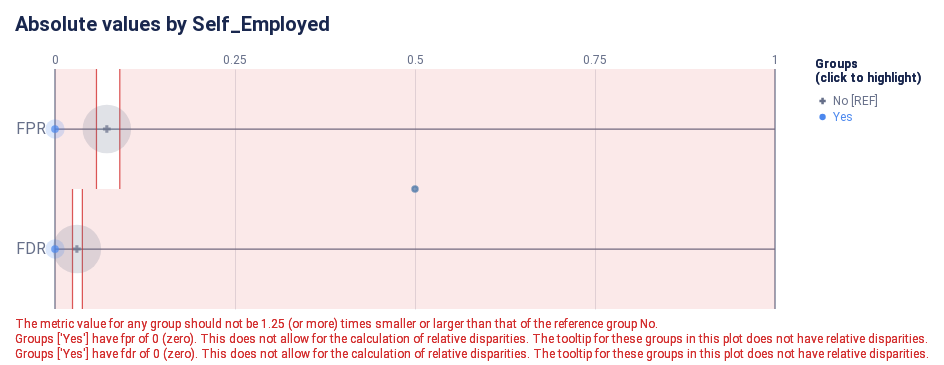

The code cell stored with this chart in its notebook:
### Code cell
ap.absolute(bdf, metrics, 'Self_Employed', fairness_threshold = disparity_tolerance)

### Figure 1 — Vega-Lite specification as saved in the notebook (floating-point values rounded to 4 significant figures)
{"config": {"view": {"continuousWidth": 300, "continuousHeight": 300, "strokeWidth": 0}, "axisLeft": {"labelColor": "rgb(102, 111, 137)", "labelFont": "Roboto, Arial, sans-serif", "labelFontSize": 16}, "title": {"anchor": "start", "color": "rgb(25, 39, 78)", "font": "Roboto, Arial, sans-serif", "fontSize": 20, "fontWeight": "bold"}}, "layer": [{"data": {"name": "data-22e37ecfbb523156dad3ffdb726c704c"}, "mark": {"type": "rule", "stroke": "rgb(102, 111, 137)", "strokeWidth": 1.25, "tooltip": null}, "encoding": {"x": {"field": "start", "scale": {"domain": [0, 1], "range": [40.0, 760.0]}, "type": "quantitative"}, "x2": {"field": "end"}, "y": {"axis": {"domain": false, "labelAngle": 0, "labelPadding": -30, "orient": "left", "ticks": false, "title": null}, "field": "y_position", "scale": {"domain": ["FPR", "FDR"], "range": [30.0, 270.0]}, "type": "nominal"}}}, {"data": {"name": "data-6cfe259518f6c7b358d8f836a73e6b7f"}, "mark": {"type": "rule", "stroke": "rgb(102, 111, 137)", "strokeWidth": 1.25, "tooltip": null}, "encoding": {"x": {"field": "x_position", "scale": {"domain": [0, 1], "range": [40.0, 760.0]}, "type": "quantitative"}, "y": {"value": 30.0}, "y2": {"value": 270.0}}}, {"data": {"name": "data-60ed1133fa688d151d36705a369482e0"}, "mark": {"type": "text", "align": "center", "color": "rgb(102, 111, 137)", "font": "Roboto, Arial, sans-serif", "fontSize": 12, "fontWeight": "normal", "tooltip": null}, "encoding": {"text": {"field": "value", "type": "nominal"}, "x": {"field": "value", "scale": {"domain": [0, 1], "range": [40.0, 760.0]}, "type": "quantitative"}, "y": {"value": 21.0}}}, {"layer": [{"mark": {"type": "rect", "opacity": 0.8, "stroke": "rgb(211, 47, 47)", "strokeWidth": 1.25, "tooltip": null}, "encoding": {"x": {"field": "lower_threshold_value", "scale": {"domain": [0, 1], "range": [40.0, 760.0]}, "type": "quantitative"}, "x2": {"field": "lower_threshold_value"}, "y": {"axis": {"domain": false, "grid": false, "labels": false, "ticks": false, "title": null}, "field": "metric", "scale": {"domain": ["FPR", "FDR"], "range": [30.0, 270.0]}, "type": "nominal"}}}, {"mark": {"type": "rect", "opacity": 0.8, "stroke": "rgb(211, 47, 47)", "strokeWidth": 1.25, "tooltip": null}, "encoding": {"x": {"field": "upper_threshold_value", "scale": {"domain": [0, 1], "range": [40.0, 760.0]}, "type": "quantitative"}, "x2": {"field": "upper_threshold_value"}, "y": {"axis": {"domain": false, "grid": false, "labels": false, "ticks": false, "title": null}, "field": "metric", "scale": {"domain": ["FPR", "FDR"], "range": [30.0, 270.0]}, "type": "nominal"}}}, {"layer": [{"mark": {"type": "rect", "fill": "rgb(211, 47, 47)", "opacity": 0.1, "tooltip": null}, "encoding": {"x": {"field": "lower_threshold_value", "scale": {"domain": [0, 1], "range": [40.0, 760.0]}, "type": "quantitative"}, "x2": {"field": "lower_end"}, "y": {"axis": {"domain": false, "grid": false, "labels": false, "ticks": false, "title": null}, "field": "metric", "scale": {"domain": ["FPR", "FDR"], "range": [30.0, 270.0]}, "type": "nominal"}}}, {"mark": {"type": "rect", "fill": "rgb(211, 47, 47)", "opacity": 0.1, "tooltip": null}, "encoding": {"x": {"field": "upper_threshold_value", "scale": {"domain": [0, 1], "range": [40.0, 760.0]}, "type": "quantitative"}, "x2": {"field": "upper_end"}, "y": {"axis": {"domain": false, "grid": false, "labels": false, "ticks": false, "title": null}, "field": "metric", "scale": {"domain": ["FPR", "FDR"], "range": [30.0, 270.0]}, "type": "nominal"}}}]}, {"layer": [{"mark": {"type": "text", "align": "left", "baseline": "top", "fill": "rgb(211, 47, 47)", "font": "Roboto, Arial, sans-serif", "fontSize": 12, "fontWeight": "normal"}, "encoding": {"text": {"value": "Groups ['Yes'] have fpr of 0 (zero). This does not allow for the calculation of relative disparities. The tooltip for these groups in this plot does not have relative disparities."}, "x": {"value": 0}, "y": {"value": 295.0}}}, {"mark": {"type": "text", "align": "left", "baseline": "top", "fill": "rgb(211, 47, 47)", "font": "Roboto, Arial, sans-serif", "fontSize": 12, "fontWeight": "normal"}, "encoding": {"text": {"value": "Groups ['Yes'] have fdr of 0 (zero). This does not allow for the calculation of relative disparities. The tooltip for these groups in this plot does not have relative disparities."}, "x": {"value": 0}, "y": {"value": 310.0}}}, {"mark": {"type": "text", "align": "left", "baseline": "top", "fill": "rgb(211, 47, 47)", "font": "Roboto, Arial, sans-serif", "fontSize": 12, "fontWeight": "normal", "tooltip": null}, "encoding": {"text": {"value": "The metric value for any group should not be 1.25 (or more) times smaller or larger than that of the reference group No."}, "x": {"value": 0}, "y": {"value": 280.0}}}], "data": {"name": "data-79dd248bdaa0ea02c535240e8ad022c8"}}], "data": {"name": "data-cd7685bd3196b71eae95432a421dfc39"}}, {"layer": [{"data": {"name": "empty"}, "mark": {"type": "circle"}}, {"data": {"name": "data-d2e405cea81181cd6905feb0479d14bb"}, "mark": {"type": "circle", "cursor": "pointer", "opacity": 0.2}, "encoding": {"color": {"condition": {"param": "param_37", "empty": true, "field": "attribute_value", "legend": null, "scale": {"domain": ["No", "Yes"], "range": ["rgb(102, 111, 137)", "rgb(76, 136, 238)", "rgb(254, 97, 0)", "rgb(220, 38, 127)", "rgb(255, 176, 0)", "rgb(150, 95, 230)"]}, "type": "nominal"}, "value": "rgb(225, 226, 231)"}, "size": {"field": "group_size", "legend": null, "scale": {"domain": [0, 496.8], "range": [0, 2827.0]}, "type": "quantitative"}, "tooltip": [{"field": "attribute_value", "title": "Group", "type": "nominal"}, {"field": "tooltip_group_size", "title": "Group Size", "type": "nominal"}, {"field": "tooltip_disparity_explanation_fpr", "title": "Disparity", "type": "nominal"}, {"field": "fpr", "format": ".2f", "title": "FPR", "type": "quantitative"}], "x": {"axis": {"domain": false, "gridColor": "rgb(225, 226, 231)", "labels": false, "ticks": false, "title": null, "values": [0.25, 0.5, 0.75]}, "field": "fpr", "scale": {"domain": [0, 1], "range": [40.0, 760.0]}, "type": "quantitative"}, "y": {"axis": {"domain": false, "grid": false, "labels": false, "ticks": false, "title": null}, "field": "metric_variable", "scale": {"domain": ["FPR", "FDR"], "range": [30.0, 270.0]}, "type": "nominal"}}, "name": "view_38", "transform": [{"calculate": "'FPR'", "as": "metric_variable"}]}, {"data": {"name": "data-d2e405cea81181cd6905feb0479d14bb"}, "mark": {"type": "circle", "cursor": "pointer", "opacity": 0.2}, "encoding": {"color": {"condition": {"param": "param_37", "empty": true, "field": "attribute_value", "legend": null, "scale": {"domain": ["No", "Yes"], "range": ["rgb(102, 111, 137)", "rgb(76, 136, 238)", "rgb(254, 97, 0)", "rgb(220, 38, 127)", "rgb(255, 176, 0)", "rgb(150, 95, 230)"]}, "type": "nominal"}, "value": "rgb(225, 226, 231)"}, "size": {"field": "group_size", "legend": null, "scale": {"domain": [0, 496.8], "range": [0, 2827.0]}, "type": "quantitative"}, "tooltip": [{"field": "attribute_value", "title": "Group", "type": "nominal"}, {"field": "tooltip_group_size", "title": "Group Size", "type": "nominal"}, {"field": "tooltip_disparity_explanation_fdr", "title": "Disparity", "type": "nominal"}, {"field": "fdr", "format": ".2f", "title": "FDR", "type": "quantitative"}], "x": {"axis": {"domain": false, "gridColor": "rgb(225, 226, 231)", "labels": false, "ticks": false, "title": null, "values": [0.25, 0.5, 0.75]}, "field": "fdr", "scale": {"domain": [0, 1], "range": [40.0, 760.0]}, "type": "quantitative"}, "y": {"axis": {"domain": false, "grid": false, "labels": false, "ticks": false, "title": null}, "field": "metric_variable", "scale": {"domain": ["FPR", "FDR"], "range": [30.0, 270.0]}, "type": "nominal"}}, "name": "view_40", "transform": [{"calculate": "'FDR'", "as": "metric_variable"}]}, {"layer": [{"data": {"name": "empty"}, "mark": {"type": "point"}}, {"data": {"name": "data-d2e405cea81181cd6905feb0479d14bb"}, "mark": {"type": "point", "cursor": "pointer", "filled": true, "size": 60}, "encoding": {"color": {"condition": {"param": "param_37", "empty": true, "field": "attribute_value", "legend": null, "scale": {"domain": ["No", "Yes"], "range": ["rgb(102, 111, 137)", "rgb(76, 136, 238)", "rgb(254, 97, 0)", "rgb(220, 38, 127)", "rgb(255, 176, 0)", "rgb(150, 95, 230)"]}, "type": "nominal"}, "value": "rgb(225, 226, 231)"}, "shape": {"field": "attribute_value", "legend": null, "scale": {"domain": ["No", "Yes"], "range": ["cross", "circle"]}, "type": "nominal"}, "tooltip": [{"field": "attribute_value", "title": "Group", "type": "nominal"}, {"field": "tooltip_group_size", "title": "Group Size", "type": "nominal"}, {"field": "tooltip_disparity_explanation_fpr", "title": "Disparity", "type": "nominal"}, {"field": "fpr", "format": ".2f", "title": "FPR", "type": "quantitative"}], "x": {"axis": {"domain": false, "gridColor": "rgb(225, 226, 231)", "labels": false, "ticks": false, "title": null, "values": [0.25, 0.5, 0.75]}, "field": "fpr", "scale": {"domain": [0, 1], "range": [40.0, 760.0]}, "type": "quantitative"}, "y": {"axis": {"domain": false, "grid": false, "labels": false, "ticks": false, "title": null}, "field": "metric_variable", "scale": {"domain": ["FPR", "FDR"], "range": [30.0, 270.0]}, "type": "nominal"}}, "name": "view_37", "transform": [{"calculate": "'FPR'", "as": "metric_variable"}]}, {"data": {"name": "data-d2e405cea81181cd6905feb0479d14bb"}, "mark": {"type": "point", "cursor": "pointer", "filled": true, "size": 60}, "encoding": {"color": {"condition": {"param": "param_37", "empty": true, "field": "attribute_value", "legend": null, "scale": {"domain": ["No", "Yes"], "range": ["rgb(102, 111, 137)", "rgb(76, 136, 238)", "rgb(254, 97, 0)", "rgb(220, 38, 127)", "rgb(255, 176, 0)", "rgb(150, 95, 230)"]}, "type": "nominal"}, "value": "rgb(225, 226, 231)"}, "shape": {"field": "attribute_value", "legend": null, "scale": {"domain": ["No", "Yes"], "range": ["cross", "circle"]}, "type": "nominal"}, "tooltip": [{"field": "attribute_value", "title": "Group", "type": "nominal"}, {"field": "tooltip_group_size", "title": "Group Size", "type": "nominal"}, {"field": "tooltip_disparity_explanation_fdr", "title": "Disparity", "type": "nominal"}, {"field": "fdr", "format": ".2f", "title": "FDR", "type": "quantitative"}], "x": {"axis": {"domain": false, "gridColor": "rgb(225, 226, 231)", "labels": false, "ticks": false, "title": null, "values": [0.25, 0.5, 0.75]}, "field": "fdr", "scale": {"domain": [0, 1], "range": [40.0, 760.0]}, "type": "quantitative"}, "y": {"axis": {"domain": false, "grid": false, "labels": false, "ticks": false, "title": null}, "field": "metric_variable", "scale": {"domain": ["FPR", "FDR"], "range": [30.0, 270.0]}, "type": "nominal"}}, "name": "view_39", "transform": [{"calculate": "'FDR'", "as": "metric_variable"}]}]}]}, {"layer": [{"mark": {"type": "point", "cursor": "pointer", "filled": true, "opacity": 1, "size": 40}, "encoding": {"color": {"condition": {"param": "param_37", "empty": true, "field": "attribute_value", "legend": null, "scale": {"domain": ["No", "Yes"], "range": ["rgb(102, 111, 137)", "rgb(76, 136, 238)", "rgb(254, 97, 0)", "rgb(220, 38, 127)", "rgb(255, 176, 0)", "rgb(150, 95, 230)"]}, "type": "nominal"}, "value": "rgb(225, 226, 231)"}, "shape": {"field": "attribute_value", "legend": null, "scale": {"domain": ["No", "Yes"], "range": ["cross", "circle"]}, "type": "nominal"}, "x": {"value": 807.6}, "y": {"axis": {"domain": false, "grid": false, "labels": false, "ticks": false, "title": null}, "field": "attribute_value", "scale": {"domain": ["No", "Yes"], "range": [54, 86]}, "type": "nominal"}}, "name": "view_41"}, {"mark": {"type": "text", "align": "left", "baseline": "middle", "cursor": "pointer", "font": "Roboto, Arial, sans-serif", "fontSize": 12, "fontWeight": "normal"}, "encoding": {"color": {"condition": {"param": "param_37", "empty": true, "field": "attribute_value", "legend": null, "scale": {"domain": ["No", "Yes"], "range": ["rgb(102, 111, 137)", "rgb(76, 136, 238)", "rgb(254, 97, 0)", "rgb(220, 38, 127)", "rgb(255, 176, 0)", "rgb(150, 95, 230)"]}, "type": "nominal"}, "value": "rgb(225, 226, 231)"}, "text": {"field": "label", "type": "nominal"}, "x": {"value": 818.1}, "y": {"axis": {"domain": false, "grid": false, "labels": false, "ticks": false, "title": null}, "field": "attribute_value", "scale": {"domain": ["No", "Yes"], "range": [54, 86]}, "type": "nominal"}}, "name": "view_42"}, {"data": {"name": "data-79dd248bdaa0ea02c535240e8ad022c8"}, "mark": {"type": "text", "align": "left", "baseline": "top", "color": "rgb(25, 39, 78)", "font": "Roboto, Arial, sans-serif", "fontSize": 12, "fontWeight": "bold"}, "encoding": {"text": {"value": "(click to highlight)"}, "x": {"value": 800}, "y": {"value": 34}}}, {"data": {"name": "data-79dd248bdaa0ea02c535240e8ad022c8"}, "mark": {"type": "text", "align": "left", "baseline": "top", "color": "rgb(25, 39, 78)", "font": "Roboto, Arial, sans-serif", "fontSize": 12, "fontWeight": "bold"}, "encoding": {"text": {"value": "Groups"}, "x": {"value": 800}, "y": {"value": 20}}}], "data": {"name": "data-ded1333ff6a0f172f528de5ec921d941"}}], "height": 300, "padding": {"top": 15, "bottom": 5.0, "left": 15, "right": 15}, "params": [{"name": "param_39", "select": {"type": "point", "fields": ["attribute_value"]}, "views": ["view_38"]}, {"name": "param_41", "select": {"type": "point", "fields": ["attribute_value"]}, "views": ["view_40"]}, {"name": "param_38", "select": {"type": "point", "fields": ["attribute_value"]}, "views": ["view_37"]}, {"name": "param_40", "select": {"type": "point", "fields": ["attribute_value"]}, "views": ["view_39"]}, {"name": "param_37", "select": {"type": "point", "fields": ["attribute_value"]}, "views": ["view_41"]}, {"name": "param_42", "select": {"type": "point", "fields": ["attribute_value"]}, "views": ["view_42"]}], "resolve": {"scale": {"size": "independent", "y": "independent"}}, "title": "Absolute values by Self_Employed", "usermeta": {"embedOptions": {"scaleFactor": 5, "downloadFileName": "absolute_chart"}}, "width": 800, "$schema": "https://vega.github.io/schema/vega-lite/v5.16.3.json", "datasets": {"data-22e37ecfbb523156dad3ffdb726c704c": [{"y_position": "FPR", "start": 0, "end": 1}, {"y_position": "FDR", "start": 0, "end": 1}], "data-6cfe259518f6c7b358d8f836a73e6b7f": [{"x_position": 0}, {"x_position": 1}], "data-60ed1133fa688d151d36705a369482e0": [{"value": 0.0}, {"value": 0.25}, {"value": 0.5}, {"value": 0.75}, {"value": 1.0}], "data-cd7685bd3196b71eae95432a421dfc39": [{"lower_end": 0, "upper_end": 1, "lower_threshold_value": 0.0576, "upper_threshold_value": 0.09, "metric": "FPR"}, {"lower_end": 0, "upper_end": 1, "lower_threshold_value": 0.02432, "upper_threshold_value": 0.03801, "metric": "FDR"}], "data-79dd248bdaa0ea02c535240e8ad022c8": [{"a": 1, "b": 0}, {"a": 1, "b": 0}], "empty": [{}], "data-d2e405cea81181cd6905feb0479d14bb": [{"attribute_name": "Self_Employed", "attribute_value": "No", "group_size": 414, "total_entities": 480, "fpr": 0.072, "fdr": 0.03041, "fpr_disparity": 1.0, "fdr_disparity": 1.0, "fpr_disparity_scaled": 0.0, "fdr_disparity_scaled": 0.0, "tooltip_group_size": "414 (86.25%)", "tooltip_disparity_explanation_fpr": "Reference group", "tooltip_disparity_explanation_fdr": "Reference group"}, {"attribute_name": "Self_Employed", "attribute_value": "Yes", "group_size": 66, "total_entities": 480, "fpr": 0.0, "fdr": 0.0, "fpr_disparity": 0.0, "fdr_disparity": 0.0, "fpr_disparity_scaled": null, "fdr_disparity_scaled": null, "tooltip_group_size": "66 (13.75%)", "tooltip_disparity_explanation_fpr": "Same FPR as the reference group", "tooltip_disparity_explanation_fdr": "Same FDR as the reference group"}], "data-ded1333ff6a0f172f528de5ec921d941": [{"attribute_value": "No", "label": "No [REF]"}, {"attribute_value": "Yes", "label": "Yes"}]}}
